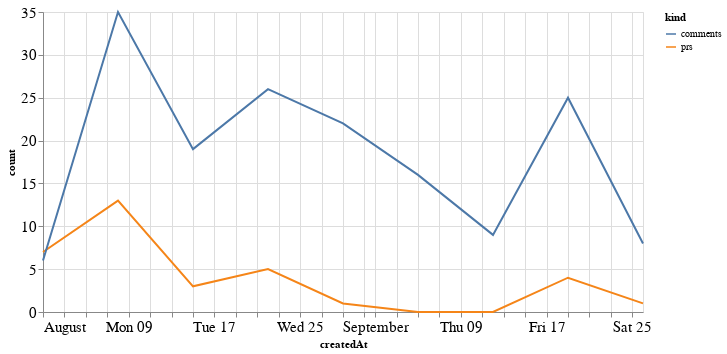

Notebook cell for this chart:
### Code cell
alt.Chart(total_time, width=600).mark_line().encode(
    x='createdAt',
    y='count',
    color='kind'
)

### Figure 1 — Vega-Lite specification as saved in the notebook (floating-point values rounded to 4 significant figures)
{"config": {"axisLeft": {"labelFontSize": 15}, "axisBottom": {"labelFontSize": 15}}, "data": {"name": "data-3bc551c0b6a2af9548f6fb14e8faccb7"}, "mark": "line", "encoding": {"color": {"type": "nominal", "field": "kind"}, "x": {"type": "temporal", "field": "createdAt"}, "y": {"type": "quantitative", "field": "count"}}, "width": 600, "$schema": "https://vega.github.io/schema/vega-lite/v4.8.1.json", "datasets": {"data-3bc551c0b6a2af9548f6fb14e8faccb7": [{"createdAt": "2021-08-01T00:00:00", "kind": "prs", "count": 7}, {"createdAt": "2021-08-08T00:00:00", "kind": "prs", "count": 13}, {"createdAt": "2021-08-15T00:00:00", "kind": "prs", "count": 3}, {"createdAt": "2021-08-22T00:00:00", "kind": "prs", "count": 5}, {"createdAt": "2021-08-29T00:00:00", "kind": "prs", "count": 1}, {"createdAt": "2021-09-05T00:00:00", "kind": "prs", "count": 0}, {"createdAt": "2021-09-12T00:00:00", "kind": "prs", "count": 0}, {"createdAt": "2021-09-19T00:00:00", "kind": "prs", "count": 4}, {"createdAt": "2021-09-26T00:00:00", "kind": "prs", "count": 1}, {"createdAt": "2021-08-01T00:00:00", "kind": "comments", "count": 6}, {"createdAt": "2021-08-08T00:00:00", "kind": "comments", "count": 35}, {"createdAt": "2021-08-15T00:00:00", "kind": "comments", "count": 19}, {"createdAt": "2021-08-22T00:00:00", "kind": "comments", "count": 26}, {"createdAt": "2021-08-29T00:00:00", "kind": "comments", "count": 22}, {"createdAt": "2021-09-05T00:00:00", "kind": "comments", "count": 16}, {"createdAt": "2021-09-12T00:00:00", "kind": "comments", "count": 9}, {"createdAt": "2021-09-19T00:00:00", "kind": "comments", "count": 25}, {"createdAt": "2021-09-26T00:00:00", "kind": "comments", "count": 8}]}}
